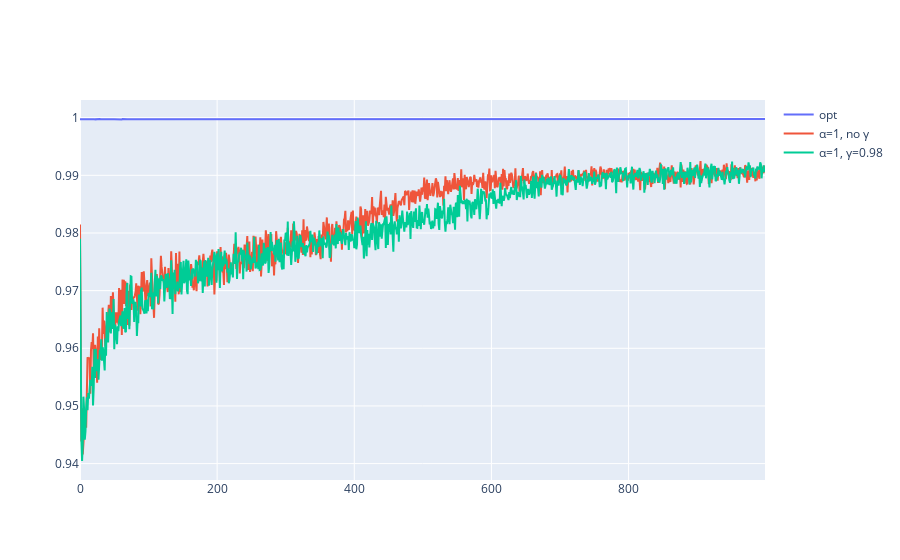

Notebook cell for this chart:
### Code cell
fig = go.Figure(data=[
    go.Scatter(x=np.arange(n), y=np.mean(rewards_opt[None], axis=0), name='opt'),
    go.Scatter(x=np.arange(n), y=np.mean(rewards[None], axis=0), name='α=1, no γ'),
    go.Scatter(x=np.arange(n), y=np.mean(rewards[0.98], axis=0), name='α=1, γ=0.98'),
]).show()

### Figure 1 — Plotly figure (JSON) as saved in the notebook; plotly's stock layout.template omitted (floating-point values rounded to 4 significant figures; data arrays with more than 128 entries replaced by an {"elided": "..."} marker saying what was removed)
{"data": [{"name": "opt", "type": "scatter", "x": {"elided": "1000 int values"}, "y": {"elided": "1000 float values"}}, {"name": "α=1, no γ", "type": "scatter", "x": {"elided": "1000 int values"}, "y": {"elided": "1000 float values"}}, {"name": "α=1, γ=0.98", "type": "scatter", "x": {"elided": "1000 int values"}, "y": {"elided": "1000 float values"}}], "layout": {"autosize": true, "xaxis": {"autorange": true, "range": [0, 999], "type": "linear"}, "yaxis": {"autorange": true, "range": [0.9372, 1.003], "type": "linear"}}}
